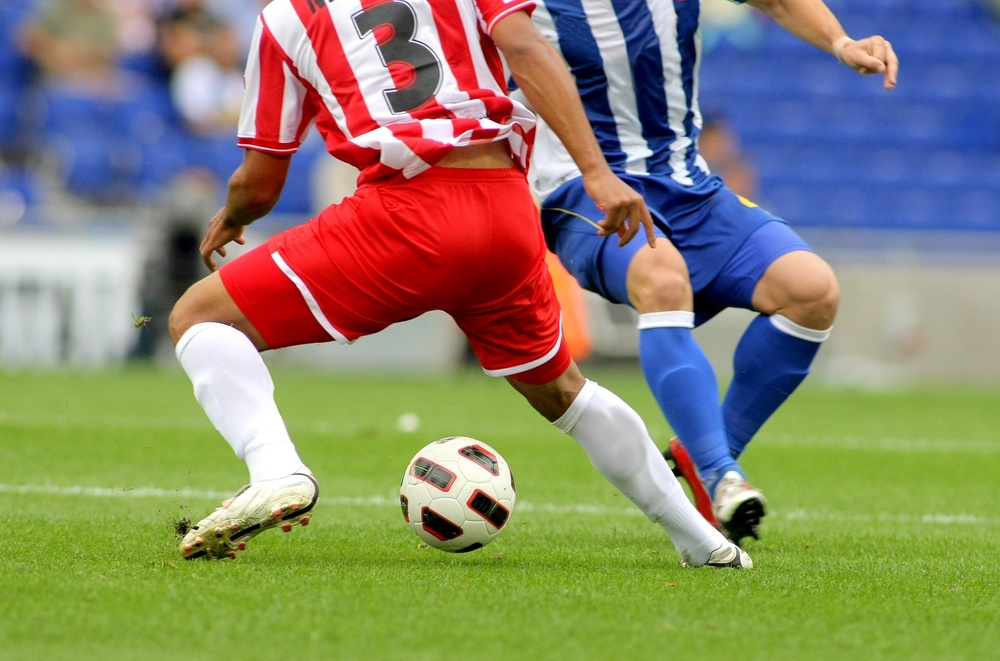
#> input picture ch2/soccer.jpg, 1000 x 661 px, shrunk from 1434 x 948 before the run, found by its file name
$ jupyter execute '0Colab소개.ipynb'   (shell and % lines are left out)
#> lines starting #> are read from the running program, lines starting #| are printed output that depends on the picture; after the words box and inside, x2 and y2 are one past the last pixel; in counts of white or black regions, pixels touching at a corner belong together
## 구글 코랩(Colab, Colaboratory)

* 구글에서 교육 및 과학 연구를 목적으로 개발한 도구로 2017년 무료 공개
* 웹 브라우저에서 직접 파이썬 코드를 작성하고 실행할 수 있게 해주는 무료 주피터 노트북 환경
*   구글 드라이브와 연동되어 데이터 접근이 쉬움
* 구글의 클라우드를 사용하므로 별도의 설정없이 라이브러리 사용이 쉬움
* GPU와 TPU 사용을 지원하므로 머신러닝(딥러닝) 프로젝트에 매우 유용

### 사용법

1. 구글계정으로 로그인 : https://colab.research.google.com/

    *  코랩 제목 설정 : .ipynb 파일(Jupyter Notebook 파일)
        * Jupyter Notebook은 대화형 컴퓨팅 환경을 제공하는 오픈 소스 웹 응용 프로그램
    *   메뉴 : 파일, 런타임(런타임 유형 변경 : T4 GPU)
    *   목차, 검색, 파일, 코드 스니펫(snippet)

2. 텍스트 셀 작성 및 편집 : 마크다운(Markdown) 문법으로 작성

3. 코드 셀 작성 및 실행

2. 노트 열기/저장 : Google Drive, GitHub

[cell 1]
# 구글 드라이브와 연동
from google.colab import drive

drive.mount('/content/gdrive')

[cell 2]
# GitHub Clone
%cd cloned-repo

### OpenCV 설치

[cell 3]
# Colab에 이미 설치된 라이브러리는 바로 import 가능
import numpy as np

[cell 4]
# 필요한 라이브러리는 별도 설치 후 import: !와 Shell 명령어 사용

[cell 5]
import cv2

### 이미지 보기

[cell 6]
from google.colab.patches import cv2_imshow

img = cv2.imread('/content/soccer.jpg')   # Colab 저장소, 종료 뒤 사라짐. 다시 업로드 필요
#> img is the input picture: shape (661, 1000, 3); mean B, G, R 107.3, 133.3, 136.8
#img = cv2.imread('/content/gdrive/My Drive/Colab Notebooks/CVintro/data/lena.jpg') # 구글 드라이브 저장소

cv2_imshow(img)

[cell 7]
import matplotlib.pyplot as plt

plt.imshow(img)
plt.show()

[cell 8]
imgRGB = cv2.cvtColor(img, cv2.COLOR_BGR2RGB)

plt.axis('off') # 창에있는 x축 y축 제거
plt.imshow(imgRGB)
plt.show()

### 웹 캠 연결 및 캡처하기 : 코드 스니펫 참조
camera capture

[cell 9]
from IPython.display import display, Javascript
from google.colab.output import eval_js
from base64 import b64decode

def take_photo(filename='photo.jpg', quality=0.8):
  js = Javascript('''
    async function takePhoto(quality) {
      const div = document.createElement('div');
      const capture = document.createElement('button');
      capture.textContent = 'Capture';
      div.appendChild(capture);

      const video = document.createElement('video');
      video.style.display = 'block';
      const stream = await navigator.mediaDevices.getUserMedia({video: true});

      document.body.appendChild(div);
      div.appendChild(video);
      video.srcObject = stream;
      await video.play();

      // Resize the output to fit the video element.
      google.colab.output.setIframeHeight(document.documentElement.scrollHeight, true);

      // Wait for Capture to be clicked.
      await new Promise((resolve) => capture.onclick = resolve);

      const canvas = document.createElement('canvas');
      canvas.width = video.videoWidth;
      canvas.height = video.videoHeight;
      canvas.getContext('2d').drawImage(video, 0, 0);
      stream.getVideoTracks()[0].stop();
      div.remove();
      return canvas.toDataURL('image/jpeg', quality);
    }
    ''')
  display(js)
  data = eval_js('takePhoto({})'.format(quality))
  binary = b64decode(data.split(',')[1])
  with open(filename, 'wb') as f:
    f.write(binary)
  return filename

[cell 10]
from IPython.display import Image
try:
  filename = take_photo()
  print('Saved to {}'.format(filename))

  # Show the image which was just taken.
  display(Image(filename))
except Exception as err:
  # Errors will be thrown if the user does not have a webcam or if they do not
  # grant the page permission to access it.
  print(str(err))

### Interaction in Colab

[cell 11]
img_gray = cv2.cvtColor(img, cv2.COLOR_BGR2GRAY)
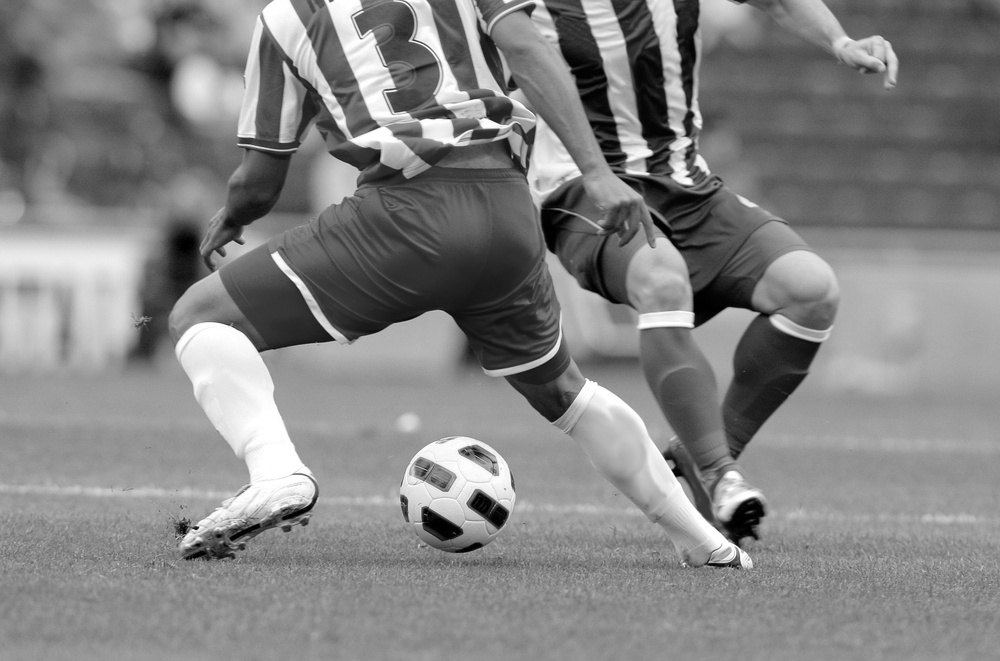
#> img_gray: shape (661, 1000); min 0, max 255, mean 131.4

thresh1 = 120 # @param {type:"slider", min:1, max:254, step:1}
thresh2 = 120 # @param {type:"integer", min:1, max:254}
bImage = cv2.inRange(img_gray, thresh1, 255) # 특정 영역을 추출, 범위 내는 255, 그 외는 0으로
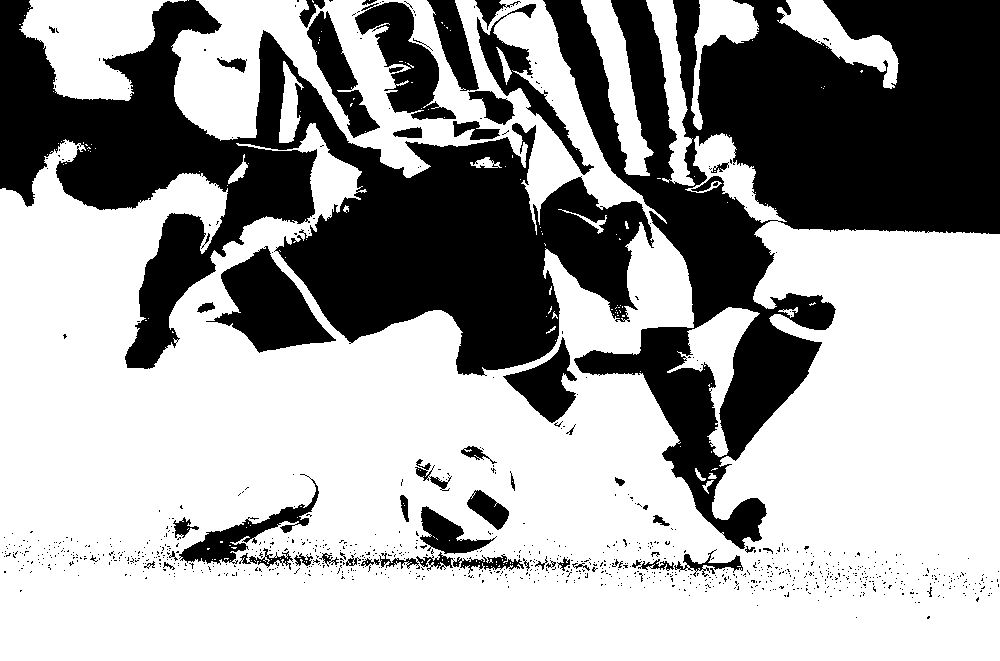
#> bImage: shape (661, 1000); 64.2% white; 972 black regions (918 under 20 px), largest, box (x1, y1, x2, y2) and area: (543, 0, 1000, 549) 102937, (0, 0, 654, 376) 96696, (206, 246, 336, 353) 6613

fig = plt.figure()
rows = 1
cols = 2

ax1 = fig.add_subplot(rows, cols, 1)
ax1.imshow(imgRGB)
ax1.axis("off")

ax2 = fig.add_subplot(rows, cols, 2)
ax2.imshow(bImage, "gray")
ax2.axis("off")

plt.show()
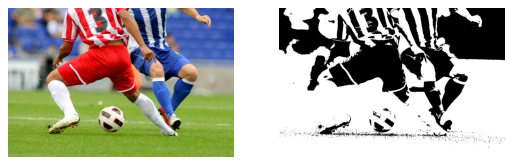
#> figure drawn by matplotlib, 2 panels

$ run again, with ch2/girl_laughing.jpg copied over ch2/soccer.jpg
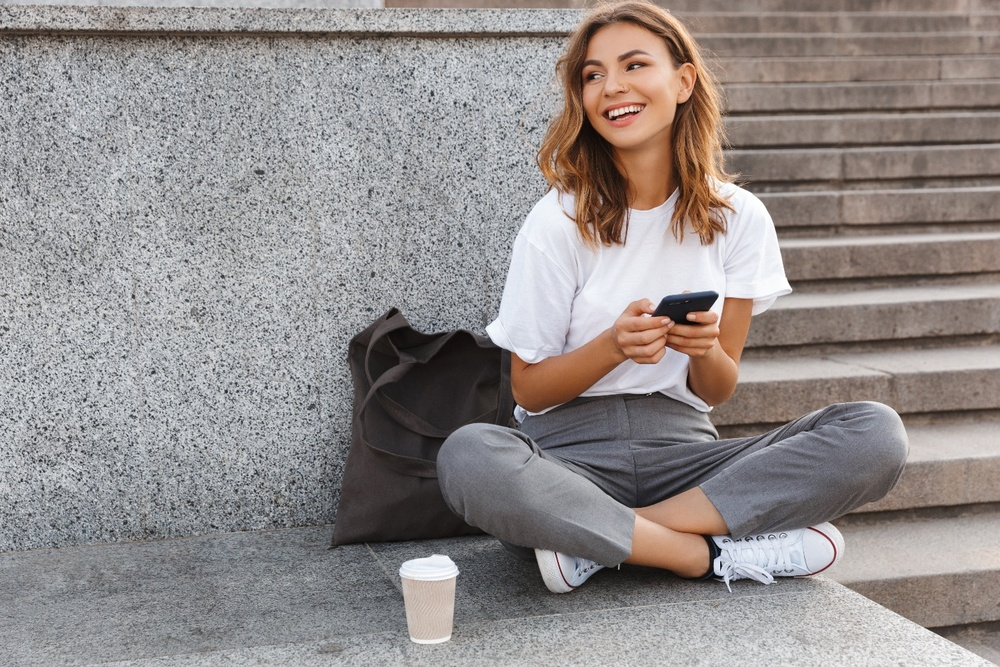
#> input picture ch2/girl_laughing.jpg, 1000 x 667 px, shrunk from 1440 x 960 before the run, found by its file name
#> img is the input picture: shape (667, 1000, 3); mean B, G, R 139.3, 140.6, 146.9
#> `bImage = cv2.inRange(img_gray, thresh1, 255)`:
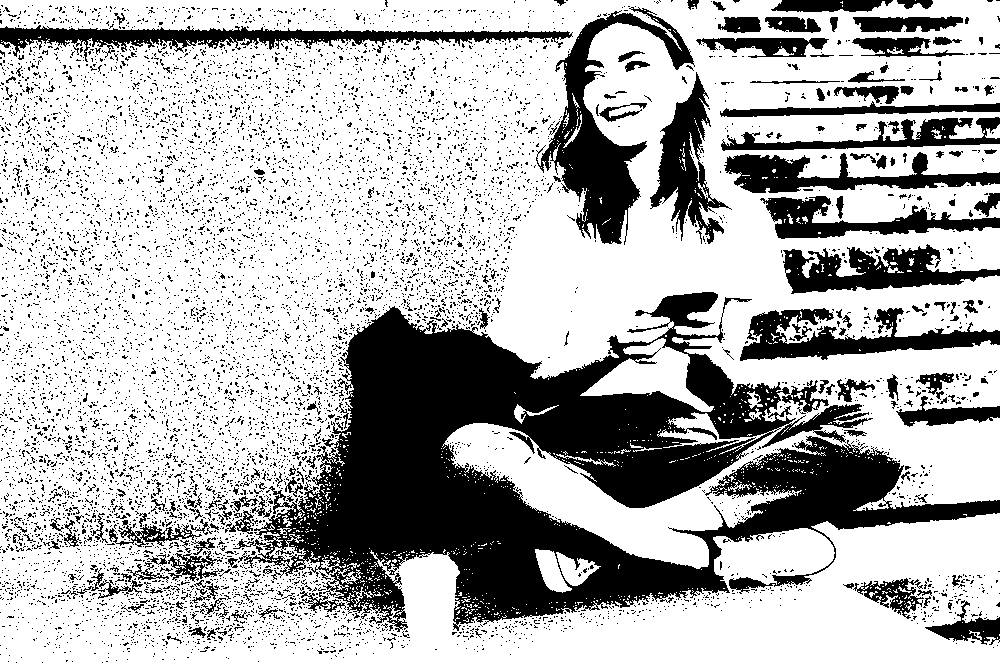
#> bImage: shape (667, 1000); 70.7% white; 8855 black regions (8655 under 20 px), largest, box (x1, y1, x2, y2) and area: (233, 292, 1000, 632) 99853, (536, 7, 695, 245) 10349, (0, 25, 573, 62) 6878
#> `plt.show()`:
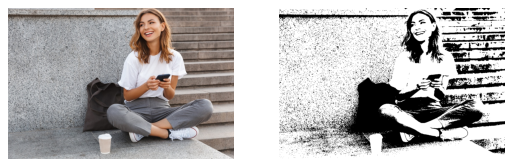
#> figure drawn by matplotlib, 2 panels

$ run again, with ch2/captured.png saved as ch2/soccer.jpg
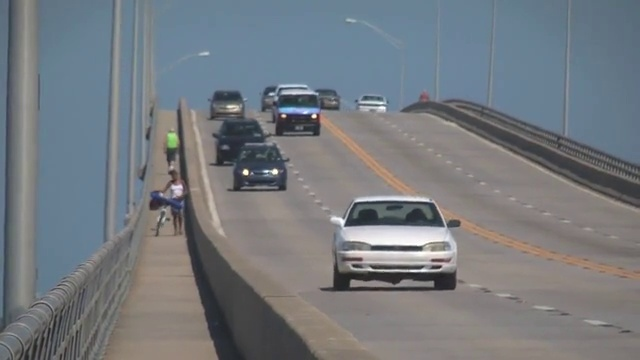
#> input picture ch2/captured.png, 640 x 360 px, found by its file name
#> img is the input picture: shape (360, 640, 3); mean B, G, R 126.9, 121.8, 116.9
#> `bImage = cv2.inRange(img_gray, thresh1, 255)`:
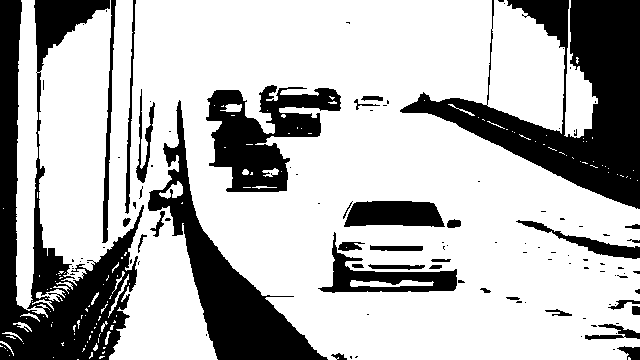
#> bImage: shape (360, 640); 71.2% white; 109 black regions (75 under 20 px), largest, box (x1, y1, x2, y2) and area: (400, 0, 640, 209) 19066, (0, 0, 144, 360) 18905, (148, 100, 328, 360) 10539
#> `plt.show()`:
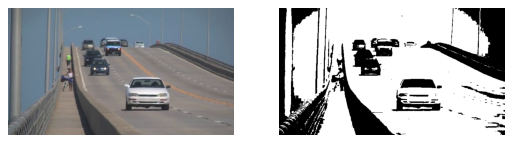
#> figure drawn by matplotlib, 2 panels
